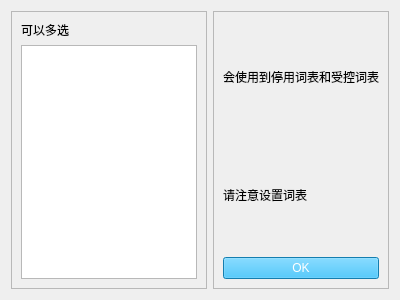
<?xml version="1.0" encoding="UTF-8"?>
<ui version="4.0">
 <class>Form</class>
 <widget class="QWidget" name="Form">
  <property name="geometry">
   <rect>
    <x>0</x>
    <y>0</y>
    <width>400</width>
    <height>300</height>
   </rect>
  </property>
  <property name="windowTitle">
   <string>拆分词</string>
  </property>
  <layout class="QHBoxLayout" name="horizontalLayout">
   <item>
    <widget class="QFrame" name="frame">
     <property name="frameShape">
      <enum>QFrame::StyledPanel</enum>
     </property>
     <property name="frameShadow">
      <enum>QFrame::Raised</enum>
     </property>
     <layout class="QVBoxLayout" name="verticalLayout_2">
      <item>
       <widget class="QLabel" name="label">
        <property name="text">
         <string>可以多选</string>
        </property>
       </widget>
      </item>
      <item>
       <widget class="QListWidget" name="listWidget">
        <property name="selectionMode">
         <enum>QAbstractItemView::ExtendedSelection</enum>
        </property>
       </widget>
      </item>
     </layout>
    </widget>
   </item>
   <item>
    <widget class="QFrame" name="frame_2">
     <property name="frameShape">
      <enum>QFrame::StyledPanel</enum>
     </property>
     <property name="frameShadow">
      <enum>QFrame::Raised</enum>
     </property>
     <layout class="QVBoxLayout" name="verticalLayout">
      <item>
       <widget class="QLabel" name="label_2">
        <property name="text">
         <string>会使用到停用词表和受控词表</string>
        </property>
       </widget>
      </item>
      <item>
       <widget class="QLabel" name="label_3">
        <property name="text">
         <string>请注意设置词表</string>
        </property>
       </widget>
      </item>
      <item>
       <widget class="QPushButton" name="pushButton">
        <property name="styleSheet">
         <string notr="true">color: rgb(255, 255, 255); background-color: rgb(28, 177, 245);</string>
        </property>
        <property name="text">
         <string>OK</string>
        </property>
       </widget>
      </item>
     </layout>
    </widget>
   </item>
  </layout>
 </widget>
 <resources/>
 <connections/>
</ui>
